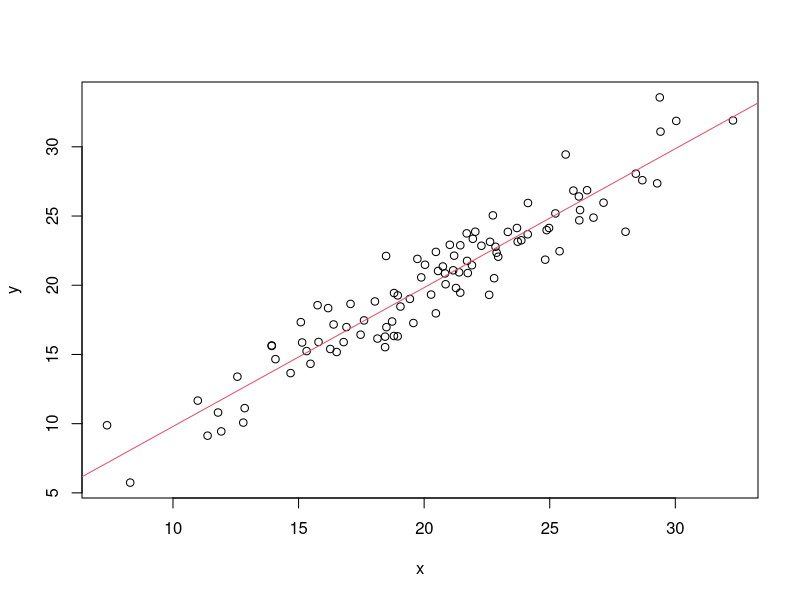

Source code (R):
# Creating a data of random numbers with the mean and standard deviation specified
x = rnorm(100, mean = 20, sd = 5)
y = x + rnorm(100, mean = 0, sd = 2)

# Building a linear model for the data
fit = lm(y ~ x)

# Summary of the linear model
summary(fit)

# Plotting the data and the model fit 
plot(x,y)
abline(fit, col=2)

